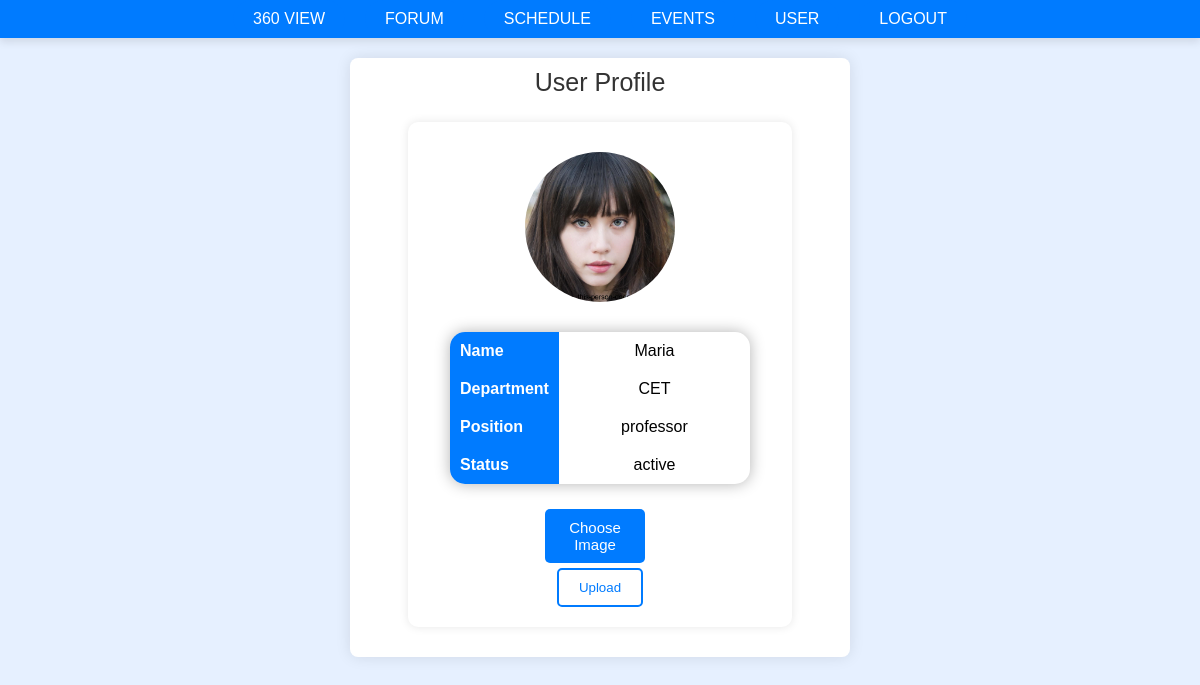
The page /user.php (signed in) on the database as committed earlier.
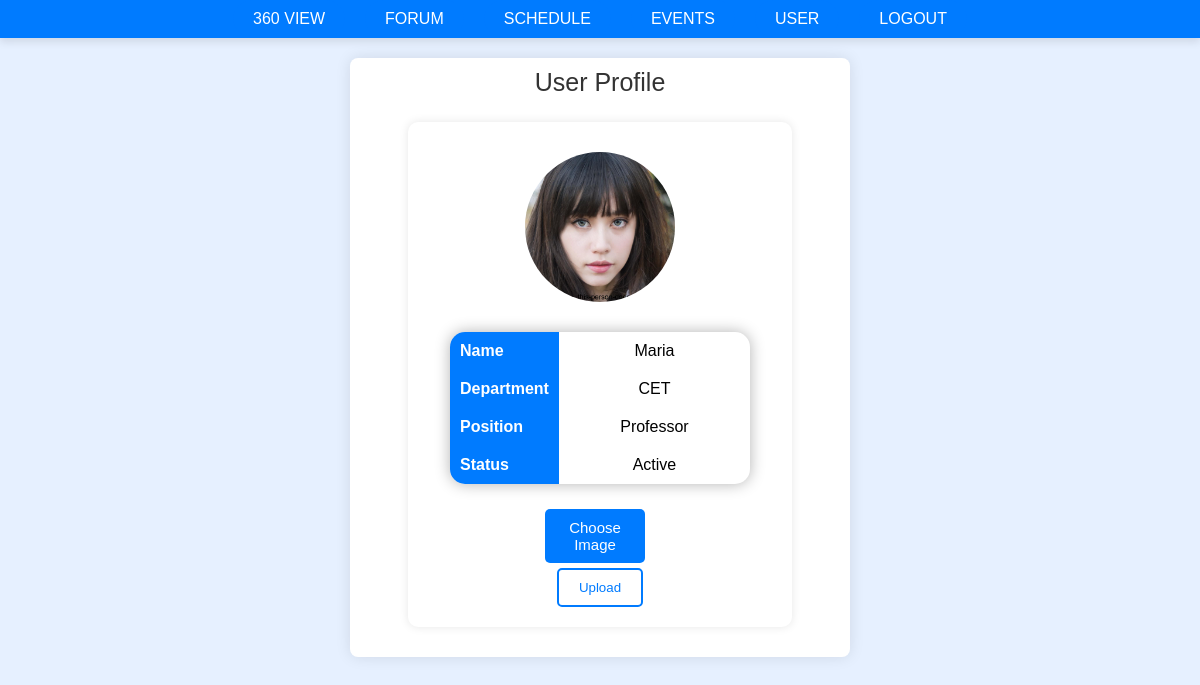
The same page on the database as committed later.
### tables this page shows
CREATE TABLE `users` (
  `user_id` int(11) NOT NULL,
  `username` varchar(50) NOT NULL,
  `full_name` varchar(100) DEFAULT NULL,
  `email` varchar(100) NOT NULL,
  `password_hash` varchar(255) NOT NULL,
  `student_num` int(11) DEFAULT NULL,
  `program` varchar(50) DEFAULT NULL,
  `year_level` varchar(10) DEFAULT NULL,
  `student_status` varchar(25) DEFAULT NULL,
  `status` varchar(25) DEFAULT NULL,
  `department` varchar(50) DEFAULT NULL,
  `role` enum('Student','Professor') NOT NULL DEFAULT 'Student',
  `profile_image` varchar(255) DEFAULT 'default_profile.jpg'
);

### public/user.php (the view, shortened to what this page needs)
<?php
require 'includes/dbh.inc.php';
if (isset($_SESSION['user_id'])) {
    $userId = $_SESSION['user_id'];
}
try {
    $stmt = $pdo->prepare("SELECT username, email, department, student_num, program, year_level, student_status, status, role, profile_image FROM users WHERE user_id = :user_id");
    $stmt->bindParam(':user_id', $userId, PDO::PARAM_INT);
    $stmt->execute();
    $user = $stmt->fetch(PDO::FETCH_ASSOC);
} catch (PDOException $e) {
    echo "Error fetching user details: " . $e->getMessage();
    exit;
}
?>
<!DOCTYPE html>
<html lang="en">
<head>
    <link rel="stylesheet" href="user.css">
</head>
<body>
    <div class="top-ribbon">
        <div class="ribbon-button-container dropdown">
            <span class="ribbon-button ribbon-trigger">360 VIEW</span>
        </div>
        <div class="ribbon-button-container">
            <a href="forum.php" class="ribbon-button">FORUM</a>
        </div>
        <div class="ribbon-button-container">
            <a href="schedule.php" class="ribbon-button">SCHEDULE</a>
        </div>
        <div class="ribbon-button-container">
            <a href="events.html" class="ribbon-button">EVENTS</a>
        </div>
        <div class="ribbon-button-container">
            <a href="user.php" class="ribbon-button">USER</a>
        </div>
        <div class="ribbon-button-container">
            <a href="includes/logout.php" class="ribbon-button">LOGOUT</a>
        </div>
    </div>
    <div class="user-container">
        <h1>User Profile</h1>
        <div class="profile">
            <div class="card">
                <img src="<?php echo htmlspecialchars($user['profile_image']); ?>" alt="Profile Picture">
                <div id="user-profile">
                    <?php
                    if (empty($user['student_num'])) {
                        echo "
                            <table>
                                <tbody>
                                    <tr>
                                        <th>Name</th>
                                        <td>{$user['username']}</td>
                                    </tr>
                                    <tr>
                                        <th>Department</th>
                                        <td>{$user['department']}</td>
                                    </tr>
                                    <tr>
                                        <th>Position</th>
                                        <td>{$user['role']}</td>
                                    </tr>
                                    <tr>
                                        <th>Status</th>
                                        <td>{$user['status']}</td>
                                    </tr>
                                </tbody>
                            </table>
                        ";
                    }
                    ?>
                </div>
                <div class="button-container">
                    <form action="<?php echo htmlspecialchars($_SERVER["PHP_SELF"]); ?>" method="post" enctype="multipart/form-data">
                        <div class="file-input">
                            <label for="input-file" class="button">Choose Image</label>
                        </div>
                        <button type="submit" class="upload-button">Upload</button>
                    </form>
                </div>
            </div>
        </div>
    </div>
</body>
</html>

### public/user.css (style rules this page uses)
body { font-family: Arial, sans-serif; background-color: #e6f0ff; display: flex; flex-direction: column; align-items: center; height: 100vh; margin: 0; }
.top-ribbon { background-color: #007bff; width: 100%; padding: 10px 0; display: flex; justify-content: center; box-shadow: 0 4px 8px rgba(0, 0, 0, 0.1); }
.ribbon-button-container { margin: 0 10px; }
.ribbon-button { padding: 10px 20px; background-color: #007bff; color: white; text-decoration: none; border-radius: 20px; font-size: 16px; transition: background-color 0.3s, color 0.3s; }
* { margin: 0; padding: 0; box-sizing: border-box; font-family: 'Poppins', sans-serif; }
.user-container { background-color: #ffffff; padding: 10px; border-radius: 8px; box-shadow: 0 0 15px rgba(0, 0, 0, 0.1); text-align: left; margin-top: 10px; display: flex; flex-direction: column; align-items: center; width: 60%; max-width: 500px; }
.user-container h1 { margin-bottom: 5px; font-size: 25px; color: #333; font-weight: 300; }
#user-profile { display: flex; flex-direction: column; align-items: center; gap: 10px; margin-top: 10px; }
.profile { width: 100%; display: flex; align-items: center; justify-content: center; }
.card { background: #fff; display: flex; align-items: center; padding: 50px; width: 900px; border-radius: 10px; }
.card img { width: 180px; height: 180px; border-radius: 50%; margin-top: 10px; margin-bottom: 30px; }
label { display: block; width: 100px; background: #b5c9f3; padding: 12px; margin: 5px auto; border-radius: 5px; cursor: pointer; font-size: 15px; }
.dropdown { position: relative; display: inline-block; }
.ribbon-trigger { cursor: pointer; }
#user-profile table { border-collapse: collapse; box-shadow: 0 0 15px rgba(0, 0, 0, 0.3); border-radius: 15px; min-width: 300px; }
#user-profile table th { background-color: #007bff; color: white; padding: 10px; text-align: left; width:100px; }
#user-profile table tr:first-child th { border-top-left-radius: 15px; }
#user-profile table tr:last-child th { border-bottom-left-radius: 15px; }
#user-profile table td { padding: 10px; }

### public/user.php (style rules this page uses)
.user-container { display: flex; flex-direction: column; align-items: center; justify-content: center; margin-top: 20px; }
.profile { display: flex; flex-direction: column; align-items: center; justify-content: center; margin-top: 20px; text-align: center; }
.card { display: flex; flex-direction: column; align-items: center; justify-content: center; background-color: white; padding: 20px; border-radius: 10px; box-shadow: 0 0 10px rgba(0, 0, 0, 0.1); width: 80%; max-width: 600px; margin-bottom: 20px; }
.card img { width: 150px; height: 150px; object-fit: cover; border-radius: 50%; margin-bottom: 20px; }
.button-container { display: flex; align-items: center; justify-content: center; margin-top: 20px; width: 100%; }
.file-input { position: relative; overflow: hidden; margin-right: 10px; }
.button, .upload-button { display: inline-block; padding: 10px 20px; background-color: #007BFF; color: white; text-decoration: none; border: none; border-radius: 5px; cursor: pointer; transition: background-color 0.3s; }
.upload-button { background-color: white; color: #007BFF; border: 2px solid #007BFF; }

Rows that differ between the two databases and show on the page:
changed users "Maria": role "professor" → "Professor"; status "active" → "Active"
